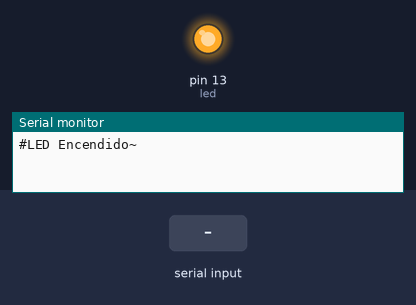
The sketch below on a simulated Arduino Uno, built with avr-gcc and run on an emulated ATmega328P. On the bench: output pins drawn as LEDs (lit = HIGH), the last lines printed to the serial monitor. Inputs (shaded band) come from the test bench.

Above: at 1.2 s.
1.3 s: "2" received over Serial
At 2.3 s:
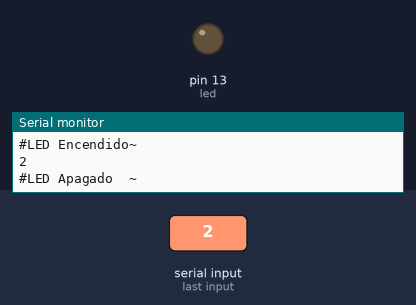
3.5 s: "1" received over Serial
At 5.4 s:
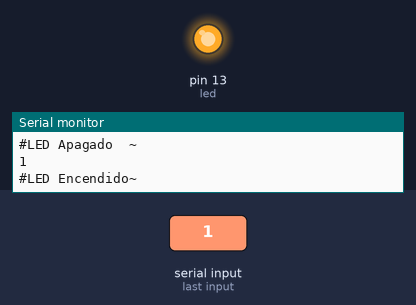
Timing chart, 0 to 6.9 s (numbered marks = the images above; inputs shaded):
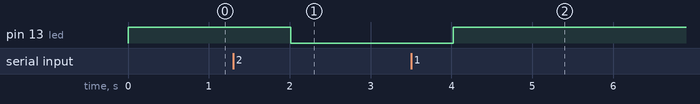

The sketch:

Blue_luz_v1.ino
```cpp
//#include "DHT.h"
//#define DHTPIN 7
//#define DHTTYPE DHT11
//DHT dht(DHTPIN, DHTTYPE);

int led = 13; //led Rojo de prueba de conexión

float voltageValue[4] = {0,0,0,0};
char inbyte = 0; //Char para leer el led

void setup() {
  // initialise serial communications at 9600 bps:
  Serial.begin(9600);
  pinMode(led, OUTPUT);
  digitalWrite(led, HIGH);
  //dht.begin();
}

void loop() {
  getVoltageValue();
  //when serial values have been received this will be true

  if (Serial.available() > 0)
  {
    inbyte = Serial.read();
    Serial.println(inbyte);
    if (inbyte == '2')
    {
      digitalWrite(led, LOW); //LED off
      voltageValue[0] = 0;
    }
    if (inbyte == '1')
    {
      digitalWrite(led, HIGH); //LED on
      voltageValue[0] = 1;
    }
  }
  sendAndroidValues();
  delay(2000);
}

void getVoltageValue()
{
  voltageValue[0] = 1; //led
  voltageValue[1] = 2;
  voltageValue[2] = 3;
  voltageValue[3] = 4;

}

//enviar los valores por el dipositivo android por el modulo Bluetooth
void sendAndroidValues()
 {
  Serial.print('#'); //hay que poner # para el comienzo de los datos, así Android sabe que empieza el String de datos

    if (voltageValue[0]==0){
      Serial.print("LED Apagado  ");
      }
    if (voltageValue[0]==1){
      Serial.print("LED Encendido");
      }

 Serial.print('~'); //con esto damos a conocer la finalización del String de datos
 Serial.println();
 delay(10);        //agregamos este delay para eliminar tramisiones faltantes
}
```

Measured:
- after the input at 1.3 s, pin 13 (led): HIGH → LOW after 0.71 s
- after the input at 3.5 s, pin 13 (led): LOW → HIGH after 0.52 s
